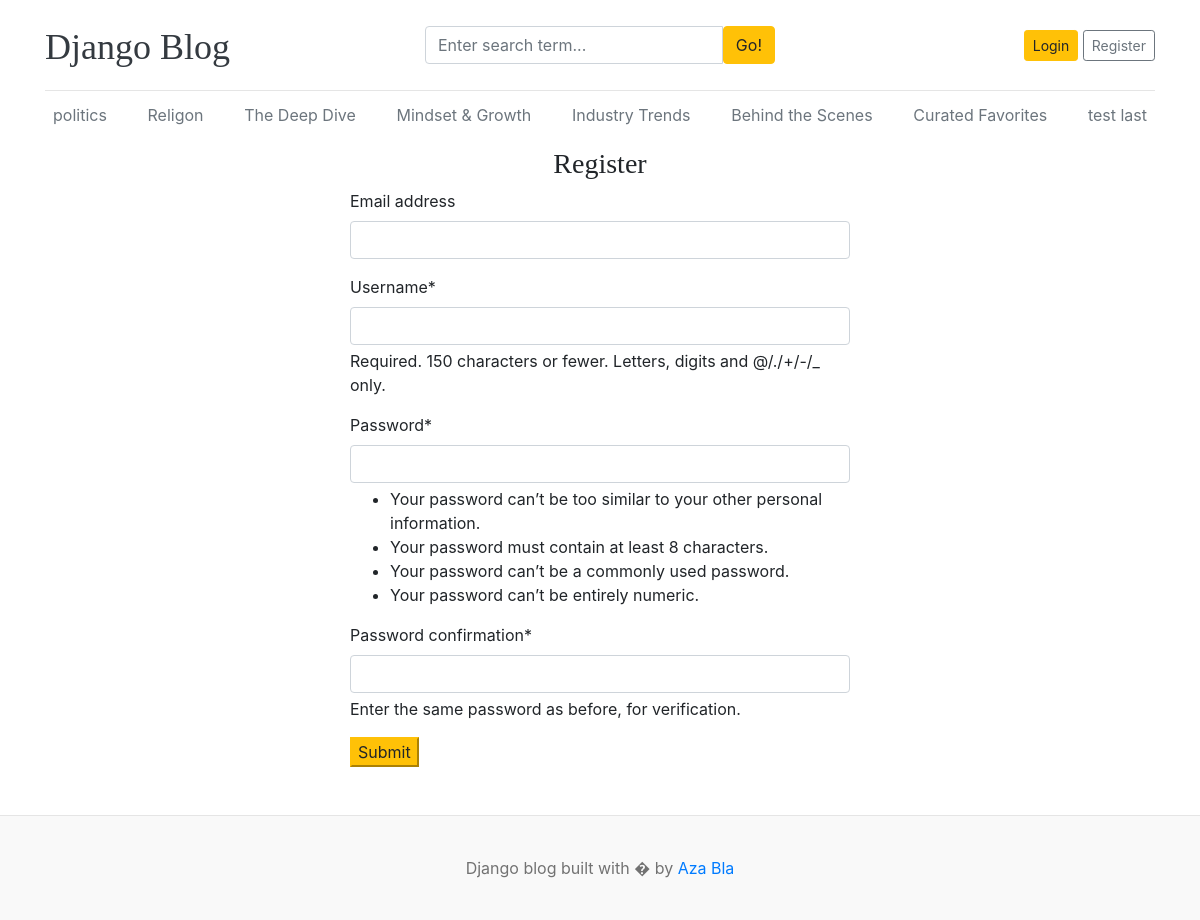
Screenshot of /register/ with the database file from the repository.
### blogs/models.py (models this page shows, shortened)
class Category(models.Model):
    category_name = models.CharField(max_length=50, unique=True)
    created_at = models.DateTimeField(auto_now_add=True)
    updated_at = models.DateField(auto_now=True)
    class Meta:
        verbose_name_plural = "categories"

### blog_main/views.py (the view)
# urls.py: path("register/", views.register, name="register"),
def register(request):
    if request.method == "POST":
        form = RegistrationForm(request.POST)
        if form.is_valid():
            form.save()
            return redirect("register")
    else:
        form = RegistrationForm()
    context = {"form": form}
    return render(request, "register.html", context)

### blog_main/forms.py
class RegistrationForm(UserCreationForm):
    class Meta:
        model = User
        fields = ("email", "username", "password1", "password2")

### blogs/context_processors.py (called while the page is built)
def get_categories(request):
    categories = Category.objects.all()
    return dict(categories=categories)

def get_social_links(request):
    social_links = SocialLink.objects.all()
    return dict(social_links=social_links)

### templates/register.html (shortened to what this page needs)
{% extends 'base.html' %}
{% block content %}
{% load crispy_forms_tags %}
<h3 class="text-center">Register</h3>
<form action="{% url 'register' %}" method="POST" style="width:500px; margin:auto;">
    {{form | crispy}}
    <button type="submit" class="btn-warning">Submit</button>
</form>
{% endblock %}

### templates/base.html (shortened to what this page needs)
{% load static %}
<!DOCTYPE html>
<html lang="en">
<head>
    <link href="https://getbootstrap.com/docs/4.0/dist/css/bootstrap.min.css" rel="stylesheet">
    <link href="{% static 'css/blog.css' %}" rel="stylesheet">
    <link rel="stylesheet" href="https://cdnjs.cloudflare.com/ajax/libs/font-awesome/4.7.0/css/font-awesome.min.css">
  </head>
<body>
    <div class="container">
      <header class="blog-header py-3">
        <div class="row flex-nowrap justify-content-between align-items-center">
          <div class="col-4 pt-1">
            <a class="blog-header-logo text-dark" href="/">Django Blog</a>
          </div>
          <div class="col-4">
            <form action="{% url "search" %}" method="GET">
              <div class="input-group">
                <input class="form-control" name="keyword" type="text" value="{{keyword}}" placeholder="Enter search term..." aria-label="Enter search term..." aria-describedby="button-search" />
                <button type="submit" class="btn btn-warning" id="button-search" type="button">Go!</button>
            </div>
            </form>
          </div>
          <div class="col-4 d-flex justify-content-end align-items-center">
            {% if not user.is_authenticated %}
            <a class="btn btn-sm btn-warning" href="{% url 'login' %}">Login</a> &nbsp;
            <a class="btn btn-sm btn-outline-secondary" href="{% url "register" %}">Register</a>
            {% else %}
            <span><a href="{% url "dashboard" %}">Dashboard</a></span>
            &emsp;
            <span><a href="{% url 'logout' %}">Logout</a></span>
            {% endif %}
          </div>
        </div>
      </header>
      <div class="nav-scroller py-1 mb-2">
        <nav class="nav d-flex justify-content-between">
          {% for cat in categories%}
          <a class="p-2 text-muted" href= " {% url "post_by_category" cat.id %} ">{{cat.category_name}}</a>
          {% endfor %}
        </nav>
      </div>
      {% block content %}
      {% endblock  %}
    </div>
<footer class="blog-footer mt-5">
  <p>Django blog built with � by <a href="#">Aza Bla</a></p>
</footer>
</body>
</html>

### blog_main/static/css/blog.css (style rules this page uses)
.blog-header { border-bottom: 1px solid #e5e5e5; }
.blog-header-logo { font-family: "Playfair Display", Georgia, "Times New Roman", serif; font-size: 2.25rem; }
h1, h2, h3, h4, h5, h6 { font-family: "Playfair Display", Georgia, "Times New Roman", serif; }
.blog-footer { padding: 2.5rem 0; color: #727272; text-align: center; background-color: #f9f9f9; border-top: .05rem solid #e5e5e5; }
.blog-footer p:last-child { margin-bottom: 0; }

### rows the page displays
Category: category_name "politics"
Category: category_name "Religon"
Category: category_name "The Deep Dive"
Category: category_name "Mindset & Growth"
Category: category_name "Industry Trends"
Category: category_name "Behind the Scenes"
Category: category_name "Curated Favorites"
Category: category_name "test last"
